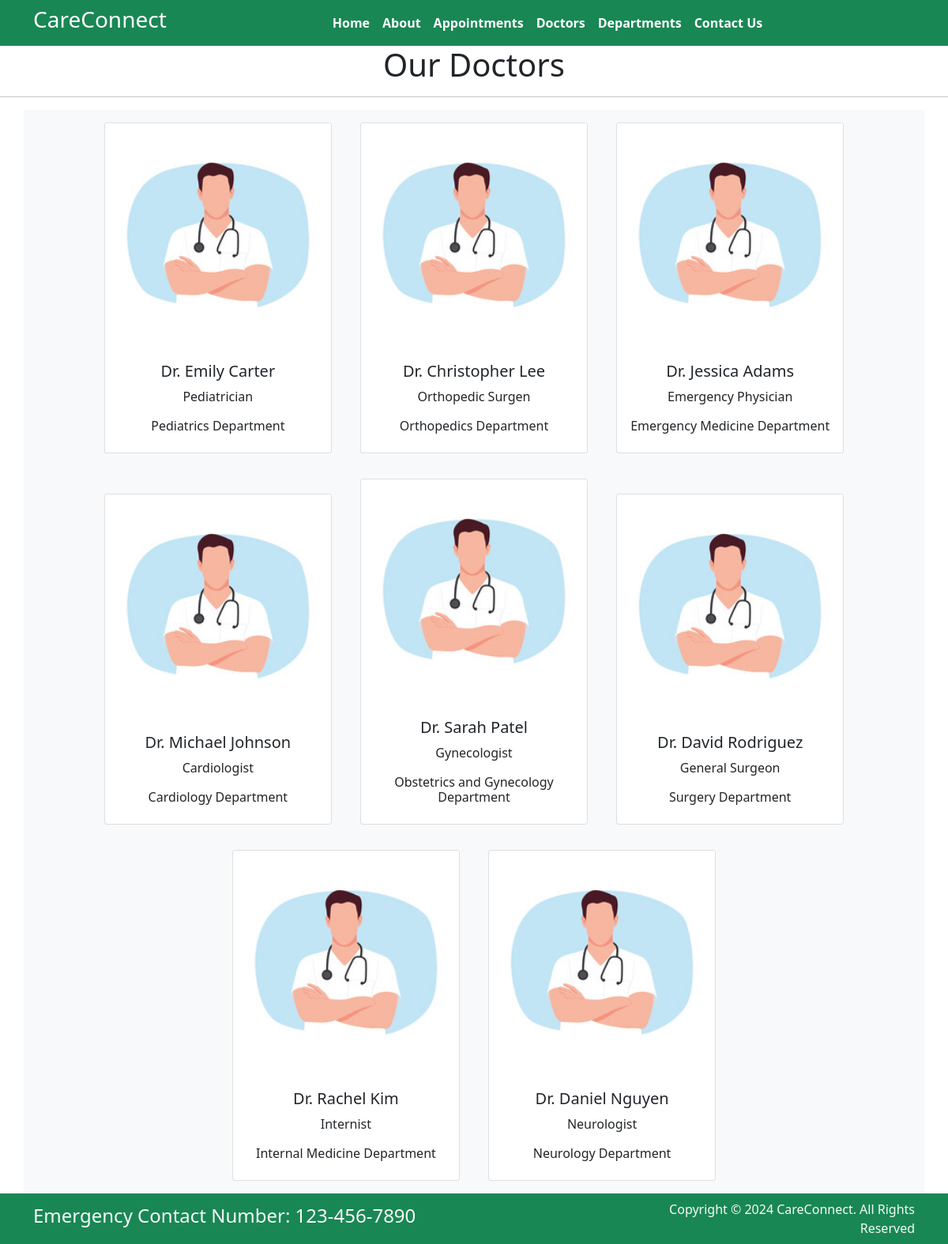
The app's page /doctors/ with its own data.
### home/models.py (models this page shows, shortened)
class Doctors(models.Model):
    doc_name = models.CharField(max_length=255)
    doc_spec = models.CharField(max_length=255)
    dep_name = models.ForeignKey(Departments, on_delete=models.CASCADE)
    doc_image = models.ImageField(upload_to='doctors')

class Departments(models.Model):
    dep_name = models.CharField(max_length=100)
    dep_description = models.TextField()
    def __str__(self):
        return self.dep_name

### home/views.py (the view)
# urls.py: path('doctors/', views.doctors, name='doctors'),
def doctors(request):
    dict_docs = {
        'doctors': Doctors.objects.all()
    }
    return render(request, 'doctors.html', dict_docs)

### templates/doctors.html (shortened to what this page needs)
{% extends 'base.html' %}
{% block content %}
<h1 class="container text-center">Our Doctors</h1>
<hr>
<div class="container text-center bg-light">
    {% for d in doctors %}
    <div class="card text-center mx-3 my-3" style="width: 18rem; display:inline-block">
        <img src="{{d.doc_image.url}}" class="card-img-top" alt="...">
        <div class="card-body">
          <h5 class="card-title">Dr. {{d.doc_name}}</h5>
          <p class="card-text">{{d.doc_spec}}</p>
          <h6>{{d.dep_name}} Department</h6>
        </div>
      </div>
    {% endfor %}
</div>
{% endblock %}

### templates/base.html (shortened to what this page needs)
{% load static%}
<!DOCTYPE html>
<html>
  <head>
    <link rel="stylesheet"
      href=" https://cdn.jsdelivr.net/npm/bootstrap@5.1.3/dist/css/bootstrap.min.css ">
    <link rel="stylesheet"
      href="https://use.fontawesome.com/releases/v5.2.0/css/all.css">
      <link rel="stylesheet"
      href="{% static '/css/style.css'%}">
  </head>
  <body>
    <nav class="navbar bg-success navbar-expand-md ">
      <div class="container">
        <div class="col-2 text-left pl-md-0">
          <h3 class="text-white"> CareConnect </h3>
        </div>
        <div
          class="collapse navbar-collapse justify-content-center col-md-8 navbar-collapse-3">
          <ul class="navbar-nav justify-content-center  fw-bold">
            <li class="nav-item active">
              <a class="nav-link text-white" href="{% url 'home'%}">Home </a>
            </li>
            <li class="nav-item">
              <a class="nav-link text-white" href="{% url 'about'%}">About</a>
            </li>
            <li class="nav-item">
              <a class="nav-link text-white" href="{% url 'booking'%}">Appointments</a>
            </li>
            <li class="nav-item">
              <a class="nav-link text-white" href="{% url 'doctors'%}">Doctors</a>
            </li>
			 <li class="nav-item">
              <a class="nav-link text-white" href="{% url 'department'%}">Departments</a>
            </li>
            <li class="nav-item">
              <a class="nav-link text-white" href="{% url 'contact'%}">Contact Us</a>
            </li>
          </ul>
        </div>
      </div>
    </nav>
    {% block content %}
    {% endblock %}
    <section class="">
      <footer class="pt-2 pb-2  bg-success text-light">
        <div class="container">
          <div class="row align-items-center">
            <div class="col-12 col-md-8">
              <h4>Emergency Contact Number: 123-456-7890</h4>
            </div>
            <div class="col-12 col-md-4 mt-4 mt-md-0 text-center text-md-end">
              Copyright © 2024 CareConnect. All Rights Reserved
            </div>
          </div>
        </div>
      </footer>
    </section>
  </body>
</html>

### records on screen
Doctors: doc_image (picture), doc_name "Emily Carter", doc_spec "Pediatrician", dep_name "Pediatrics"
Doctors: doc_image (picture), doc_name "Christopher Lee", doc_spec "Orthopedic Surgen", dep_name "Orthopedics"
Doctors: doc_image (picture), doc_name "Jessica Adams", doc_spec "Emergency Physician", dep_name "Emergency Medicine"
Doctors: doc_image (picture), doc_name "Michael Johnson", doc_spec "Cardiologist", dep_name "Cardiology"
Doctors: doc_image (picture), doc_name "Sarah Patel", doc_spec "Gynecologist", dep_name "Obstetrics and Gynecology"
Doctors: doc_image (picture), doc_name "David Rodriguez", doc_spec "General Surgeon", dep_name "Surgery"
Doctors: doc_image (picture), doc_name "Rachel Kim", doc_spec "Internist", dep_name "Internal Medicine"
Doctors: doc_image (picture), doc_name "Daniel Nguyen", doc_spec "Neurologist", dep_name "Neurology"
